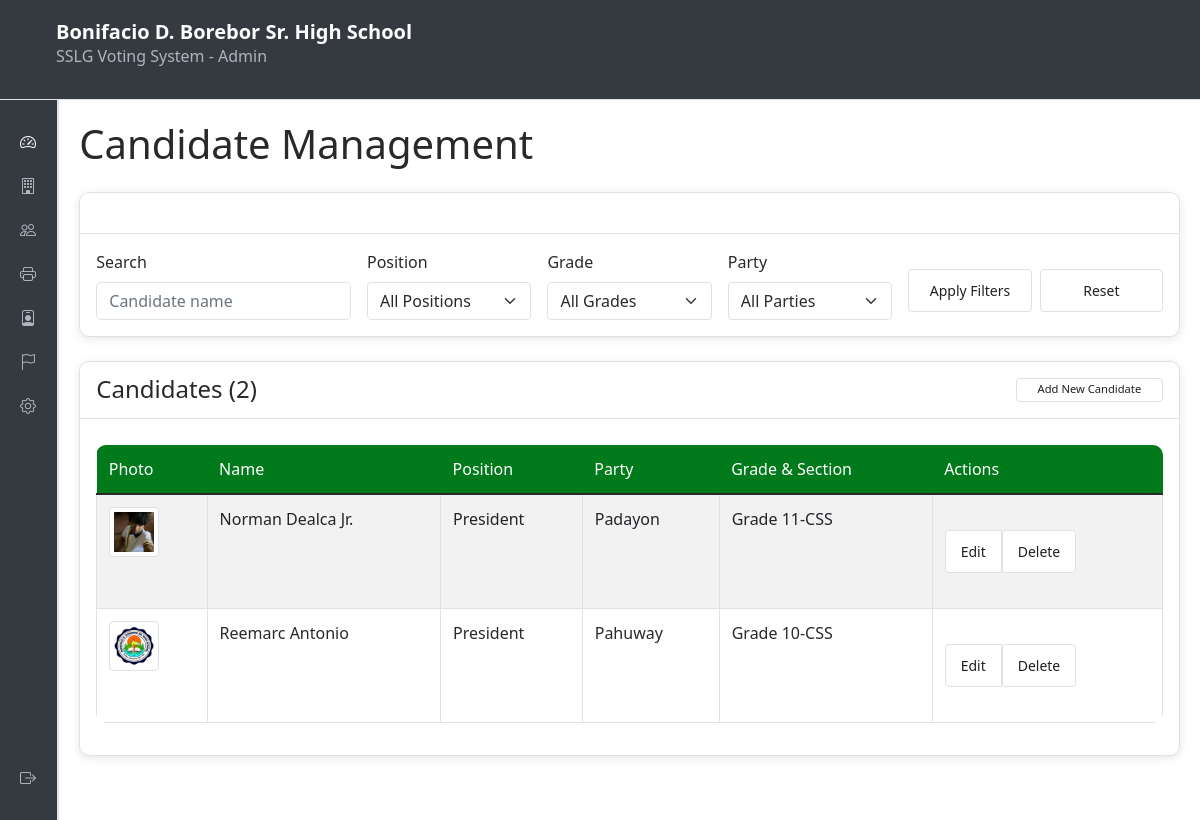
The app's page /admin/candidates.php (signed in) with its own data.
### tables this page shows
CREATE TABLE candidates (
            id INTEGER PRIMARY KEY AUTOINCREMENT,
            name TEXT NOT NULL,
            position TEXT NOT NULL,
            party TEXT,
            section TEXT,
            photo TEXT,
            is_active INTEGER NOT NULL DEFAULT 1,
            created_at TEXT DEFAULT CURRENT_TIMESTAMP,
            updated_at TEXT DEFAULT CURRENT_TIMESTAMP,
            grade TEXT
        , manifesto TEXT DEFAULT NULL);

### admin/candidates.php (the view, shortened to what this page needs)
<?php
$db = getDBConnection();
$search_query = $_GET['search'] ?? '';
$query = "SELECT * FROM candidates WHERE 1=1";
$params = [];
$query .= " ORDER BY position, name";
$stmt = $db->prepare($query);
$stmt->execute($params);
$candidates = $stmt->fetchAll();
include '../includes/admin_header.php';
include '../includes/admin_sidebar.php';
?>
<div class="admin-content">
    <h1 class="mb-4">Candidate Management</h1>
    <div class="card mb-4">
        <div class="card-header">
            <h5 class="mb-0">Filters</h5>
        </div>
        <div class="card-body">
            <form method="GET" action="" class="row g-3">
                <div class="col-md-3">
                    <label for="search" class="form-label">Search</label>
                    <input type="text" class="form-control" id="search" name="search" placeholder="Candidate name" value="<?php echo htmlspecialchars($search_query); ?>">
                </div>
                <div class="col-md-2">
                    <label for="filter_position" class="form-label">Position</label>
                    <select class="form-select" id="filter_position" name="filter_position">
                        <option value="">All Positions</option>
                    </select>
                </div>
                <div class="col-md-2">
                    <label for="filter_grade" class="form-label">Grade</label>
                    <select class="form-select" id="filter_grade" name="filter_grade">
                        <option value="">All Grades</option>
                    </select>
                </div>
                <div class="col-md-2">
                    <label for="filter_party" class="form-label">Party</label>
                    <select class="form-select" id="filter_party" name="filter_party">
                        <option value="">All Parties</option>
                    </select>
                </div>
                <div class="col-md-3 d-flex align-items-end gap-2">
                    <button type="submit" class="btn btn-primary flex-grow-1">Apply Filters</button>
                    <a href="candidates.php" class="btn btn-secondary">Reset</a>
                </div>
            </form>
        </div>
    </div>
    <div class="card">
        <div class="card-header d-flex justify-content-between align-items-center">
            <h4 class="mb-0">Candidates (<?php echo count($candidates); ?>)</h4>
            <button type="button" class="btn btn-primary btn-sm" style="font-size:.7rem;padding:.15rem .9rem;width:9.2rem;" data-bs-toggle="modal" data-bs-target="#candidateModal" title="Making New Candidate">Add New Candidate</button>
        </div>
        <div class="card-body">
            <div class="table-responsive">
                <table class="table table-striped">
                    <thead>
                        <tr>
                            <th>Photo</th>
                            <th>Name</th>
                            <th>Position</th>
                            <th>Party</th>
                            <th>Grade & Section</th>
                            <th>Actions</th>
                        </tr>
                    </thead>
                    <tbody>
                        <?php foreach ($candidates as $candidate): ?>
                            <tr>
                                <td>
                                    <?php if ($candidate['photo']): ?>
                                        <img src="../<?php echo htmlspecialchars($candidate['photo']); ?>" class="img-thumbnail" style="width: 50px; height: 50px; object-fit: cover;">
                                    <?php else: ?>
                                        <div class="bg-light text-center" style="width: 50px; height: 50px; border-radius: 5px; display: flex; align-items: center; justify-content: center;">
                                            <span class="text-muted">N/A</span>
                                        </div>
                                    <?php endif; ?>
                                </td>
                                <td><?php echo htmlspecialchars($candidate['name']); ?></td>
                                <td><?php echo htmlspecialchars($candidate['position']); ?></td>
                                <td><?php echo htmlspecialchars($candidate['party'] ?? 'Independent'); ?></td>
                                <td><?php echo htmlspecialchars('Grade ' . $candidate['grade'] . '-' . $candidate['section']); ?></td>
                                <td>
                                    <div class="btn-group btn-group-sm">
                                        <button type="button" class="btn btn-outline-primary btn-sm edit-candidate-btn" data-candidate='<?php echo htmlspecialchars(json_encode($candidate), ENT_QUOTES); ?>'>Edit</button>
                                        <form method="POST" class="d-inline" onsubmit="return confirm('Are you sure you want to delete this candidate?')">
                                            <button type="submit" class="btn btn-outline-danger btn-sm">Delete</button>
                                        </form>
                                    </div>
                                </td>
                            </tr>
                        <?php endforeach; ?>
                    </tbody>
                </table>
            </div>
        </div>
    </div>
</div>
<?php include __DIR__ . '/../includes/admin_footer.php'; ?>

### assets/css/style.css (style rules this page uses)
body { font-family: 'Segoe UI', Tahoma, Geneva, Verdana, sans-serif; background-color: #fff; }
.card { border: none; border-radius: 10px; box-shadow: 0 2px 10px rgba(0, 0, 0, 0.1); }
.card-header { background-color: #007a1b; color: #fff; border-radius: 10px 10px 0 0 !important; border: none; }
.btn-primary { background-color: #007a1b; border-color: #007a1b; border-radius: 5px; }
.form-control { border-radius: 5px; border: 1px solid #ced4da; }
.table { border-radius: 10px; overflow: hidden; }
.table thead th { background-color: #007a1b; color: white; border: none; }

### assets/css/admin_style.css (style rules this page uses)
:root { --bg-color: #ffffff; --text-color: #2b2828; --card-bg: #fff; --card-border: #dee2e6; --sidebar-bg: #343a40; --sidebar-text: #adb5bd; --sidebar-text-active: #fff; --header-bg: #343a40; --header-text: #fff; --table-border: #dee2e6; }
body { background-color: var(--bg-color); color: var(--text-color); opacity: 0; transition: opacity 0.35s ease, background-color 0.3s, color 0.3s; }
body.page-loaded { opacity: 1; }
.admin-content h2, .admin-content h1, .admin-content h4 { color: var(--text-color); margin-bottom: 20px; }
.card { background-color: var(--card-bg); border: 1px solid var(--card-border); color: var(--text-color); }
.card-header { background-color: var(--card-bg); border-bottom: 1px solid var(--card-border); }
.table { color: var(--text-color); border-color: var(--card-border); }
.table th, .table td { border-color: var(--card-border); }
.form-control, .form-select { background-color: var(--card-bg); color: var(--text-color); border-color: var(--card-border); }

### includes/admin_header.php (style rules this page uses)
.admin-content .btn-group { margin: 15px 0; }
.admin-content .btn { display: block; width: 100%; padding: 10px 15px; margin: 8px 0; border: 1px solid #dfe1e5; border-radius: 4px; text-decoration: none; text-align: center; font-size: 14px; color: #202124; background: white; transition: all 0.2s ease; }
.admin-content table { width: 100%; border-collapse: collapse; margin-top: 10px; }
.admin-content th, .admin-content td { border: 1px solid #dfe1e5; padding: 12px; text-align: left; }
.admin-content th { background-color: #f8f9fa; font-weight: 500; }

### records on screen
candidates: photo (picture), name "Norman Dealca Jr.", position "President", party "Padayon", grade+section "Grade 11-CSS"
candidates: photo (picture), name "Reemarc Antonio", position "President", party "Pahuway", grade+section "Grade 10-CSS"

### other values on screen
SCHOOL_NAME "Bonifacio D. Borebor Sr. High School"
count($candidates) "2"
